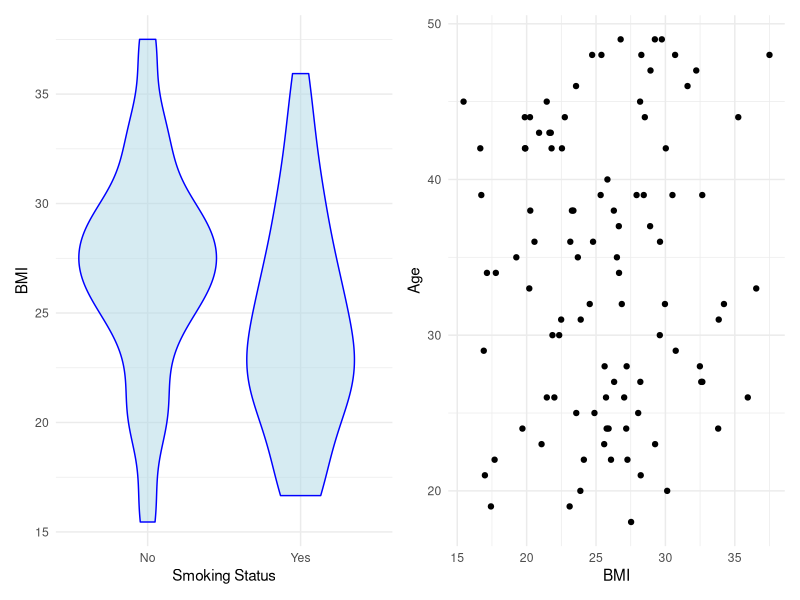

The R source for this figure:
# Code generated by ChatGPT 3.5 on 2023-10-30 based on this prompt:

#Write R code that generates a dataset of 100 individuals with ages from 18 to 49, BMI values from 15 to 40 and smoking status as yes or no. Assume that age and BMI are uncorrelated. Assume that smokers have a somewhat lower BMI. Then use the patchwork R package to generate a panel of ggplot2 plots. The first panel should show a violin plot with BMI on the y-axis and smoking status on the x-axis. The second panel should show a scatterplot with age on the y-axis and BMI on the x-axis. Add thorough documentation to your code.


# Below is the code generated by the AI


# Load the required libraries
library(ggplot2)
library(patchwork)

# Set a seed for reproducibility
set.seed(123)

# Generate a dataset of 100 individuals with random ages, BMI, and smoking status
n <- 100
data <- data.frame(
  Age = sample(18:49, n, replace = TRUE),
  BMI = rnorm(n, mean = 27, sd = 5),
  Smoking = sample(c("Yes", "No"), n, replace = TRUE)
)

# Adjust BMI for smokers
data$BMI[data$Smoking == "Yes"] <- data$BMI[data$Smoking == "Yes"] - 2

# Create a violin plot
violin_plot <- ggplot(data, aes(x = Smoking, y = BMI)) +
  geom_violin(fill = "lightblue", color = "blue", alpha = 0.5) +
  labs(x = "Smoking Status", y = "BMI") +
  theme_minimal()

# Create a scatterplot
scatter_plot <- ggplot(data, aes(x = BMI, y = Age)) +
  geom_point() +
  labs(x = "BMI", y = "Age") +
  theme_minimal()

# Arrange the plots using patchwork
final_plot <- (violin_plot | scatter_plot)

# Display the final plot
final_plot
